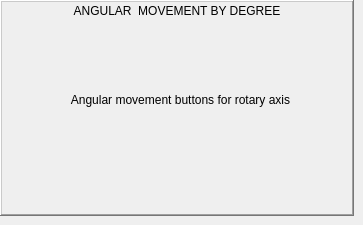
          <widget class="QWidget" name="panel_jogging_angular">
           <widget class="QFrame" name="frame_jog_angular">
            <property name="geometry">
             <rect>
              <x>0</x>
              <y>0</y>
              <width>354</width>
              <height>216</height>
             </rect>
            </property>
            <property name="minimumSize">
             <size>
              <width>354</width>
              <height>100</height>
             </size>
            </property>
            <property name="maximumSize">
             <size>
              <width>354</width>
              <height>272</height>
             </size>
            </property>
            <property name="frameShape">
             <enum>QFrame::WinPanel</enum>
            </property>
            <property name="frameShadow">
             <enum>QFrame::Raised</enum>
            </property>
            <widget class="QLabel" name="lab_jog_mode_angular">
             <property name="geometry">
              <rect>
               <x>0</x>
               <y>0</y>
               <width>354</width>
               <height>21</height>
              </rect>
             </property>
             <property name="minimumSize">
              <size>
               <width>354</width>
               <height>21</height>
              </size>
             </property>
             <property name="maximumSize">
              <size>
               <width>354</width>
               <height>21</height>
              </size>
             </property>
             <property name="font">
              <font>
               <pointsize>9</pointsize>
               <weight>50</weight>
               <bold>false</bold>
              </font>
             </property>
             <property name="frameShape">
              <enum>QFrame::NoFrame</enum>
             </property>
             <property name="frameShadow">
              <enum>QFrame::Raised</enum>
             </property>
             <property name="text">
              <string>ANGULAR  MOVEMENT BY DEGREE</string>
             </property>
             <property name="alignment">
              <set>Qt::AlignCenter</set>
             </property>
            </widget>
            <widget class="QLabel" name="lab_for_future_angular">
             <property name="geometry">
              <rect>
               <x>20</x>
               <y>90</y>
               <width>321</width>
               <height>20</height>
              </rect>
             </property>
             <property name="font">
              <font>
               <pointsize>9</pointsize>
              </font>
             </property>
             <property name="text">
              <string>Angular movement buttons for rotary axis</string>
             </property>
             <property name="alignment">
              <set>Qt::AlignCenter</set>
             </property>
            </widget>
           </widget>
          </widget>
